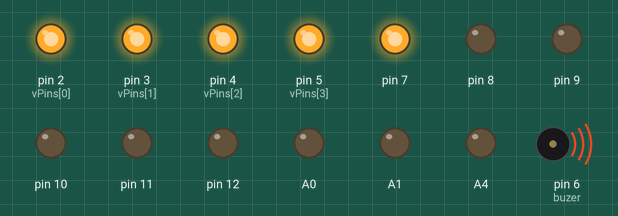
Simulated run of this sketch. Board: Arduino Nano, built with avr-gcc and run on an emulated ATmega328P. Shown: output pins drawn as LEDs (lit = HIGH), buzzer (waves = sounding, pin HIGH).

Above: at 0.1 s.
At 6.1 s:
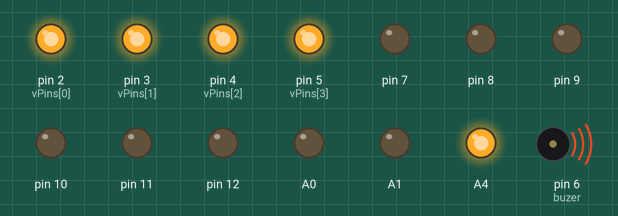
At 12.1 s:
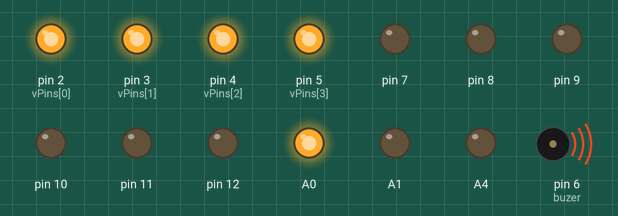
At 18.1 s:
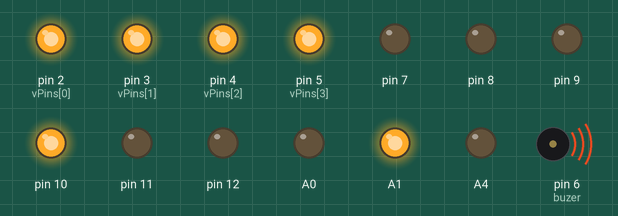
At 26.1 s:
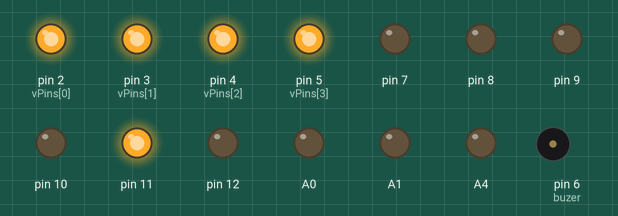
At 38.1 s:
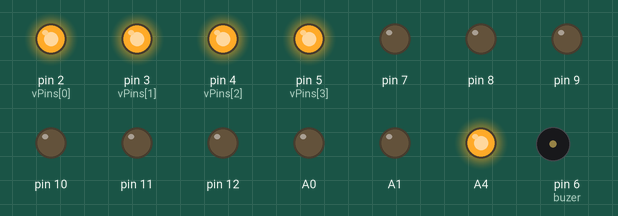
Timing chart, 0 to 39.6 s (numbered marks = the images above):
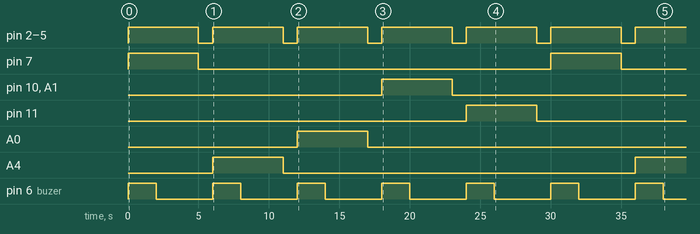

Measured:
- by itself, pin 2 (vPins[0]), pin 3 (vPins[1]), pin 4 (vPins[2]), pin 5 (vPins[3]): alternates HIGH for 5.0 s and LOW for 1.0 s
- by itself, pin 7: alternates HIGH for 5.0 s and LOW for 25.0 s
- by itself, pin 10, A1: LOW → HIGH at 18.0 s, → LOW 5.0 s later
- by itself, pin 11: LOW → HIGH at 24.0 s, → LOW 5.0 s later
- by itself, A0: LOW → HIGH at 12.0 s, → LOW 5.0 s later
- by itself, A4: LOW → HIGH at 6.0 s, → LOW 5.0 s later, → HIGH 25.0 s later
- by itself, pin 6 (buzer): alternates HIGH for 2.0 s and LOW for 4.0 s

The sketch:

Ali_Alrumy_Project.ino.ino
```cpp
class BoxM{
  const int buzer = 6, vPins[4] = {2,3,4,5};
  int ledR, ledG, ledB;

  public:
  void pins(int ledR, int ledG, int ledB){

    this->ledR = ledR;
    this->ledG = ledG;
    this->ledB = ledB;

    int led[3] = {ledR,ledG,ledB};

    for(int i=0;i<3;i++)
      pinMode(led[i], OUTPUT);
    for(int i=0; i<4; i++)
      pinMode(vPins[i],OUTPUT);
    pinMode(buzer, OUTPUT);

  }
  void On(String Led){
    // Led Section
    int led[3] = {ledR,ledG,ledB};
    if(Led == "Red")
      digitalWrite(ledR,HIGH);
    else if(Led == "Green")
      digitalWrite(ledG,HIGH);
    else if(Led == "Blue")
      digitalWrite(ledB,HIGH);
    else{
      for(int i=0; i<3; i++)
        digitalWrite(led[i],HIGH);
    }

    // V
    for(int i=0; i<4; i++)
      digitalWrite(vPins[i],HIGH);

    // Buzer
    digitalWrite(buzer,HIGH);
    delay(2000);
    digitalWrite(buzer,LOW);
  }

  void Off(){
    int led[3] = {ledR,ledG,ledB};
    for(int i=0; i<3; i++)
        digitalWrite(led[i],LOW);
    for(int i=0; i<4; i++)
        digitalWrite(vPins[i],LOW);
  }
};
void delayTime(int hour, int minutes = 0, int second = 0){
  int Hour =  60 * 1000 * 60, Minutes = 60 * 1000, Second = 1000;
  int total = ( hour * Hour ) + ( minutes * Minutes ) + ( second * Second );
  delay( total );
}

BoxM Box1,Box2,Box3,Box4,Box5;

void setup() {

  Box1.pins(7,A3,12);
  Box2.pins(8,A4,13);
  Box3.pins(9,A5,A0);
  Box4.pins(10,A6,A1);
  Box5.pins(11,A7,A2);

}

void loop() {

  Box1.On("Red");
  delayTime(0,0,3);
  Box1.Off();
  delayTime(0,0,1);

  Box2.On("Green");
  delayTime(0,0,3);
  Box2.Off();
  delayTime(0,0,1);

  Box3.On("Blue");
  delayTime(0,0,3);
  Box3.Off();
  delayTime(0,0,1);

  Box4.On("W");
  delayTime(0,0,3);
  Box4.Off();
  delayTime(0,0,1);

  Box5.On("Red");
  delayTime(0,0,3);
  Box5.Off();
  delayTime(0,0,1);

}
```
